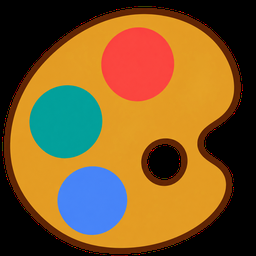
#> input picture src/dessinopia/assets/palette.png, 256 x 256 px
$ python -i editor_geometry.py   (imports and definitions only)
#> lines starting #> are read from the running program, lines starting #| are printed output that depends on the picture; after the words box and inside, x2 and y2 are one past the last pixel; in counts of white or black regions, pixels touching at a corner belong together
### src/dessinopia/core/models.py
from __future__ import annotations

from dataclasses import asdict, dataclass, replace
from enum import StrEnum
from typing import Any


class AspectRatio(StrEnum):
    LANDSCAPE_16_9 = "16:9"
    LANDSCAPE_4_3 = "4:3"
    SQUARE = "1:1"
    PORTRAIT_3_4 = "3:4"
    PORTRAIT_9_16 = "9:16"


class Precision(StrEnum):
    SMALL = "Petit"
    MEDIUM = "Moyen"
    LARGE = "Grand"
    EXTRA_LARGE = "Très grand"


class FitMode(StrEnum):
    CONTAIN = "Conserver l'image (marges)"
    COVER = "Remplir (recadrage centré)"
    STRETCH = "Étirer jusqu'au format"
    NATIVE = "Taille réelle (1:1)"


class ResizeMode(StrEnum):
    PIXEL = "Pixels nets"
    SMOOTH = "Lissé (Lanczos)"


class DitherMode(StrEnum):
    NONE = "Aucun"
    FLOYD_STEINBERG = "Floyd–Steinberg"
    ORDERED = "Tramage ordonné"


DEFAULT_MAX_COLORS = 16
DEFAULT_DITHER_STRENGTH = 35


@dataclass(frozen=True, slots=True)
class CanvasSize:
    width: int
    height: int

    @property
    def pixel_count(self) -> int:
        return self.width * self.height

    @property
    def label(self) -> str:
        return f"{self.width} × {self.height}"


GRID_PRESETS: dict[AspectRatio, tuple[CanvasSize, ...]] = {
    AspectRatio.LANDSCAPE_16_9: (
        CanvasSize(30, 18),
        CanvasSize(50, 28),
        CanvasSize(100, 56),
        CanvasSize(150, 84),
    ),
    AspectRatio.LANDSCAPE_4_3: (
        CanvasSize(30, 24),
        CanvasSize(50, 38),
        CanvasSize(100, 76),
        CanvasSize(150, 114),
    ),
    AspectRatio.SQUARE: (
        CanvasSize(30, 30),
        CanvasSize(50, 50),
        CanvasSize(100, 100),
        CanvasSize(150, 150),
    ),
    AspectRatio.PORTRAIT_3_4: (
        CanvasSize(24, 30),
        CanvasSize(38, 50),
        CanvasSize(76, 100),
        CanvasSize(114, 150),
    ),
    AspectRatio.PORTRAIT_9_16: (
        CanvasSize(18, 30),
        CanvasSize(28, 50),
        CanvasSize(56, 100),
        CanvasSize(84, 150),
    ),
}

PRECISIONS: tuple[Precision, ...] = (
    Precision.SMALL,
    Precision.MEDIUM,
    Precision.LARGE,
    Precision.EXTRA_LARGE,
)


def canvas_size(ratio: AspectRatio, precision: Precision) -> CanvasSize:
    return GRID_PRESETS[ratio][PRECISIONS.index(precision)]


@dataclass(frozen=True, slots=True)
class Point:
    x: float
    y: float

    def scaled(self, sx: float, sy: float) -> Point:
        return Point(self.x * sx, self.y * sy)


@dataclass(frozen=True, slots=True)
class ScreenRect:
    left: float
    top: float
    width: float
    height: float

    @property
    def right(self) -> float:
        return self.left + self.width

    @property
    def bottom(self) -> float:
        return self.top + self.height

    @property
    def center(self) -> Point:
        return Point(self.left + self.width / 2, self.top + self.height / 2)

    # [7 lines left out: function cell_center, not called in this run]

    def scaled(self, sx: float, sy: float) -> ScreenRect:
        return ScreenRect(self.left * sx, self.top * sy, self.width * sx, self.height * sy)

    def translated(self, dx: float, dy: float) -> ScreenRect:
        return ScreenRect(self.left + dx, self.top + dy, self.width, self.height)


@dataclass(frozen=True, slots=True)
class CenterGrid:
    """Grille définie par le centre de sa première et de sa dernière cellule."""

    first: Point
    last: Point
    columns: int
    rows: int

    # [14 lines left out: functions point, scaled, not called in this run]


@dataclass(frozen=True, slots=True)
class CalibrationProfile:
    name: str
    reference_width: int
    reference_height: int
    canvas: ScreenRect
    palette_icon: Point
    back_button: Point
    small_brush: Point
    pencil_tool: Point
    fill_tool: Point
    main_colors: CenterGrid
    shades: CenterGrid
    confidence: float = 0.0
    source: str = "manual"
    main_color_points: tuple[Point, ...] = ()
    shade_color_points: tuple[Point, ...] = ()
    pencil_tool_roi: ScreenRect | None = None
    fill_tool_roi: ScreenRect | None = None
    reference_left: float = 0.0
    reference_top: float = 0.0

    def __post_init__(self) -> None:
        """Materialize tool ROIs and keep them centred on their click targets.

        ``pencil_tool`` and ``fill_tool`` predate configurable recognition zones.
        Keeping those points authoritative preserves ``dataclasses.replace`` and
        every legacy caller that only moves a button centre. A resized ROI passes
        its new centre together with its dimensions and is therefore preserved.
        """

        for field_name, point, configured in (
            ("pencil_tool_roi", self.pencil_tool, self.pencil_tool_roi),
            ("fill_tool_roi", self.fill_tool, self.fill_tool_roi),
        ):
            region = configured or default_tool_roi(
                point,
                self.reference_width,
                self.reference_height,
            )
            if region.width <= 0 or region.height <= 0:
                raise ValueError(
                    "Une zone de reconnaissance d'outil doit avoir une taille positive"
                )
            centred = ScreenRect(
                point.x - region.width / 2,
                point.y - region.height / 2,
                region.width,
                region.height,
            )
            object.__setattr__(self, field_name, centred)

    # [254 lines left out: functions pencil_region, fill_region, reference_bounds, main_color_point, shade_point, with_main_color_point and 6 more, not called in this run]


def default_tool_roi(point: Point, reference_width: int, reference_height: int) -> ScreenRect:
    """Return the legacy observer footprint centred on one tool button."""

    width = max(20.0, float(reference_width) * 0.05)
    height = max(16.0, float(reference_height) * 0.056)
    return ScreenRect(point.x - width / 2, point.y - height / 2, width, height)


REFERENCE_PROFILE_2560 = CalibrationProfile(
    name="Heartopia 2560×1440",
    reference_width=2560,
    reference_height=1440,
    canvas=ScreenRect(813, 333, 879, 879),
    palette_icon=Point(2176, 633),
    back_button=Point(2399, 325),
    small_brush=Point(376, 559),
    pencil_tool=Point(240, 376),
    fill_tool=Point(240, 477),
    main_colors=CenterGrid(Point(2302, 347), Point(2466, 1153), 2, 8),
    shades=CenterGrid(Point(2302, 551), Point(2466, 1032), 2, 5),
    confidence=0.72,
    source="reference-images",
)

REFERENCE_CANVASES_2560: dict[AspectRatio, ScreenRect] = {
    AspectRatio.LANDSCAPE_16_9: ScreenRect(519, 333, 1466, 879),
    AspectRatio.LANDSCAPE_4_3: ScreenRect(703, 333, 1099, 879),
    AspectRatio.SQUARE: ScreenRect(813, 333, 879, 879),
    AspectRatio.PORTRAIT_3_4: ScreenRect(901, 333, 703, 879),
    AspectRatio.PORTRAIT_9_16: ScreenRect(988, 333, 528, 879),
}


def reference_profile(ratio: AspectRatio) -> CalibrationProfile:
    return replace(REFERENCE_PROFILE_2560, canvas=REFERENCE_CANVASES_2560[ratio])

### src/dessinopia/core/palette.py
from __future__ import annotations

from dataclasses import dataclass

import numpy as np


@dataclass(frozen=True, slots=True)
class PaletteColor:
    index: int
    group: int
    shade: int
    name: str
    hex_value: str
    main_column: int
    main_row: int
    shade_column: int
    shade_row: int
    transparent: bool = False

    @property
    def rgb(self) -> tuple[int, int, int]:
        value = self.hex_value.lstrip("#")
        return tuple(int(value[i : i + 2], 16) for i in (0, 2, 4))  # type: ignore[return-value]


GROUP_NAMES = (
    "Neutres",
    "Rouges",
    "Corails",
    "Oranges",
    "Jaunes",
    "Verts anis",
    "Verts",
    "Turquoises",
    "Cyans",
    "Bleus",
    "Indigos",
    "Violets",
    "Roses",
)

# Position représentative de chaque famille dans la palette principale (2 × 8).
MAIN_CELLS = (
    (0, 0),
    (0, 2),
    (1, 2),
    (0, 3),
    (1, 3),
    (0, 4),
    (1, 4),
    (0, 5),
    (1, 5),
    (0, 6),
    (1, 6),
    (0, 7),
    (1, 7),
)

# Valeurs fixes de la palette Heartopia. Les variantes visuellement proches
# restent distinctes afin de reproduire fidèlement les choix disponibles en jeu.
_GROUP_HEX: tuple[tuple[str, ...], ...] = (
    ("#051616", "#414545", "#808282", "#bebfbf", "#feffff"),
    (
        "#cf354d",
        "#ee6f72",
        "#a6263d",
        "#f5aca6",
        "#c98483",
        "#a35d5e",
        "#69313b",
        "#e7d5d5",
        "#c0acab",
        "#755e5e",
    ),
    (
        "#e95e2b",
        "#f98358",
        "#ab4226",
        "#feba9f",
        "#d9937c",
        "#af6c58",
        "#753b31",
        "#e9d5d0",
        "#c1aca6",
        "#755e59",
    ),
    (
        "#f49e16",
        "#feae3b",
        "#b16f16",
        "#fece92",
        "#daa76d",
        "#b3814b",
        "#795126",
        "#f5e4ce",
        "#cdbca9",
        "#806f5e",
    ),
    (
        "#edca16",
        "#f9d838",
        "#b39416",
        "#fae791",
        "#d3be6f",
        "#ab954b",
        "#756326",
        "#eee7c7",
        "#c6bfa2",
        "#787259",
    ),
    (
        "#a8bc16",
        "#b6c931",
        "#758616",
        "#d8df93",
        "#adb76d",
        "#85914b",
        "#535e2b",
        "#e6e9c7",
        "#bcc2a3",
        "#6e745d",
    ),
    (
        "#05a25d",
        "#41b97b",
        "#057447",
        "#9cdaad",
        "#76b28b",
        "#4f8969",
        "#245640",
        "#c3e0cc",
        "#9db7a6",
        "#53695d",
    ),
    (
        "#058781",
        "#05aba0",
        "#056966",
        "#7ecdc2",
        "#55a49c",
        "#2b7e78",
        "#054b4b",
        "#bee0da",
        "#98b7b2",
        "#4e6b66",
    ),
    (
        "#05729c",
        "#0599ba",
        "#055878",
        "#79bbca",
        "#5193a5",
        "#246d7f",
        "#05495b",
        "#c6dde2",
        "#9eb5ba",
        "#4f676f",
    ),
    (
        "#055ea6",
        "#2b83c1",
        "#054782",
        "#83a8c9",
        "#5d80a1",
        "#365b7f",
        "#193b56",
        "#c1cdd5",
        "#9ba6b0",
        "#4c5967",
    ),
    (
        "#534da1",
        "#7577bd",
        "#3e387e",
        "#a2a0c7",
        "#787aa1",
        "#55567e",
        "#333555",
        "#c9cad5",
        "#a2a3b0",
        "#565869",
    ),
    (
        "#813d8b",
        "#a167a9",
        "#602b6c",
        "#b89bb9",
        "#907395",
        "#6c4d73",
        "#432e4b",
        "#cfc9d1",
        "#aba1ac",
        "#605665",
    ),
    (
        "#ad356f",
        "#cf6b8f",
        "#862658",
        "#d9a1b4",
        "#b47a8c",
        "#8b5367",
        "#60354b",
        "#e4d5da",
        "#bcadb1",
        "#725e66",
    ),
)


def _build_palette() -> tuple[PaletteColor, ...]:
    colors: list[PaletteColor] = []
    for group_index, values in enumerate(_GROUP_HEX):
        main_column, main_row = MAIN_CELLS[group_index]
        for shade_index, hex_value in enumerate(values):
            colors.append(
                PaletteColor(
                    index=len(colors),
                    group=group_index,
                    shade=shade_index,
                    name=f"{GROUP_NAMES[group_index]} {shade_index + 1}",
                    hex_value=hex_value,
                    main_column=main_column,
                    main_row=main_row,
                    shade_column=shade_index % 2,
                    shade_row=shade_index // 2,
                )
            )
#> further down, picture is the input picture: shape (256, 256, 3); mean B, G, R 43, 89.3, 122.5
    return tuple(colors)


PALETTE: tuple[PaletteColor, ...] = _build_palette()
PALETTE_RGB = np.asarray([color.rgb for color in PALETTE], dtype=np.uint8)
PALETTE_BY_INDEX = {color.index: color for color in PALETTE}

# La transparence est la sixième case de la famille neutre dans le jeu. Elle n'est
# pas une couleur de quantification ; l'index -1 est réservé aux pixels à ignorer.
TRANSPARENT_SHADE_CELL = (1, 2)


def colors_for_group(group: int) -> tuple[PaletteColor, ...]:
    return tuple(color for color in PALETTE if color.group == group)

### src/dessinopia/vision/editor_geometry.py
"""Mesure de la toile et des commandes visibles de l'atelier Heartopia."""

from __future__ import annotations

from dataclasses import dataclass, replace
from itertools import pairwise

import cv2
import numpy as np

from dessinopia.core.models import (
    REFERENCE_PROFILE_2560,
    CalibrationProfile,
    CenterGrid,
    Point,
    ScreenRect,
)
from dessinopia.core.palette import MAIN_CELLS, colors_for_group


@dataclass(frozen=True, slots=True)
class EditorBoard:
    frame: ScreenRect
    canvas: ScreenRect


# [8 lines left out: function _boxes, not called in this run]


def locate_editor(rgb: np.ndarray, expected: ScreenRect | None = None) -> EditorBoard | None:
    """Mesurer le contenu du cadre, en excluant son filet et ses marges crème."""
    height, width = rgb.shape[:2]
#> height = 256; width = 256
    trim = cv2.inRange(rgb, (157, 141, 117), (204, 189, 172))
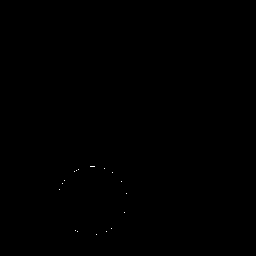
#> trim: shape (256, 256); 0.03% white in thin lines or dots, all inside (x1, y1, x2, y2) = (59, 166, 127, 235)
    contours, hierarchy = cv2.findContours(trim, cv2.RETR_CCOMP, cv2.CHAIN_APPROX_SIMPLE)
#> contours = 17 contours, all with area under 20
    if hierarchy is None:
        return None
    candidates = []
    for index, contour in enumerate(contours):
        child = hierarchy[0, index, 2]
        if child < 0:
            continue
        x, y, w, h = cv2.boundingRect(contour)
        if not (
            min(w, h) > min(width, height) * 0.16
            and 0.65 < w / h < 3.5
            and cv2.contourArea(contour) > 0.95 * w * h
        ):
            continue
        # Le contour enfant borde le trou du filet. Son premier et son dernier
        # pixel appartiennent encore au filet, pas à l'intérieur du tableau.
        cx, cy, cw, ch = cv2.boundingRect(contours[child])
        if cw < w * 0.97 or ch < h * 0.97 or y < 2:
            continue
        left, top = cx + 1, cy + 1
        content = rgb[top : cy + ch - 1, left : cx + cw - 1]
        margin = np.median(rgb[y - 2, x + w // 4 : x + 3 * w // 4], axis=0)
        if np.max(np.abs(margin - (246, 239, 213))) > 19:
            continue
        lower = tuple(map(float, margin - 8))
        upper = tuple(map(float, margin + 8))
        # Un filet anticrénelé peut encore teinter une rangée isolée dans la
        # marge après redimensionnement. Une toile occupe plusieurs rangées.
        ink = cv2.bitwise_not(cv2.inRange(content, lower, upper))
        # À la limite du cadre, un pixel peut mélanger le filet brun et la marge.
        # Le retirer avant de mesurer évite d'ajouter une colonne entière en Full HD.
        for pixels, edge in (
            (content[0], ink[0]),
            (content[-1], ink[-1]),
            (content[:, 0], ink[:, 0]),
            (content[:, -1], ink[:, -1]),
        ):
            difference = margin - pixels
            fraction = difference[:, 1] / 73
            residual = np.abs(difference - fraction[:, None] * (62, 73, 65)).max(axis=1)
            edge[(fraction > 0) & (fraction < 1.2) & (residual < 5)] = 0
        ink = cv2.morphologyEx(ink, cv2.MORPH_OPEN, np.ones((3, 3), np.uint8)) != 0
        rows = np.flatnonzero(ink.mean(axis=1) > 0.16)
        cols = np.flatnonzero(ink.mean(axis=0) > 0.16)
        if not rows.size or not cols.size:
            continue
        x0, x1 = int(cols[0]), int(cols[-1]) + 1
        y0, y1 = int(rows[0]), int(rows[-1]) + 1
        if (
            max((x1 - x0) / ink.shape[1], (y1 - y0) / ink.shape[0]) < 0.97
            or abs(x0 + x1 - ink.shape[1]) > 0.035 * w
            or abs(y0 + y1 - ink.shape[0]) > 0.035 * h
            or ink[y0:y1, x0:x1].mean() < 0.65
        ):
            continue
        candidates.append(
            EditorBoard(ScreenRect(x, y, w, h), ScreenRect(left + x0, top + y0, x1 - x0, y1 - y0))
        )
#> this loop made 17 passes
#> contour on passes 1 to 12: [[96, 234]], [[106, 231]], [[77, 231]], [[75, 230]], [[111, 228]], [[124, 212]], [[126, 193]], [[59, 189]], [[62, 183]], [[121, 181]], [[64, 180]], [[112, 172]]
#> after the loop, candidates = []
    if len(candidates) == 1:
        return candidates[0]
    if candidates and expected is not None:
        return min(
            candidates,
            key=lambda board: (
                abs(board.canvas.left - expected.left)
                + abs(board.canvas.top - expected.top)
                + abs(board.canvas.right - expected.right)
                + abs(board.canvas.bottom - expected.bottom)
            ),
        )
    return None


# [206 lines left out: functions _columns, _measure_tools, _align_palette, _measure_palette, measure_controls, not called in this run]

>>> import cv2
>>> picture = cv2.imread('../assets/palette.png')
>>> result = locate_editor(picture)
